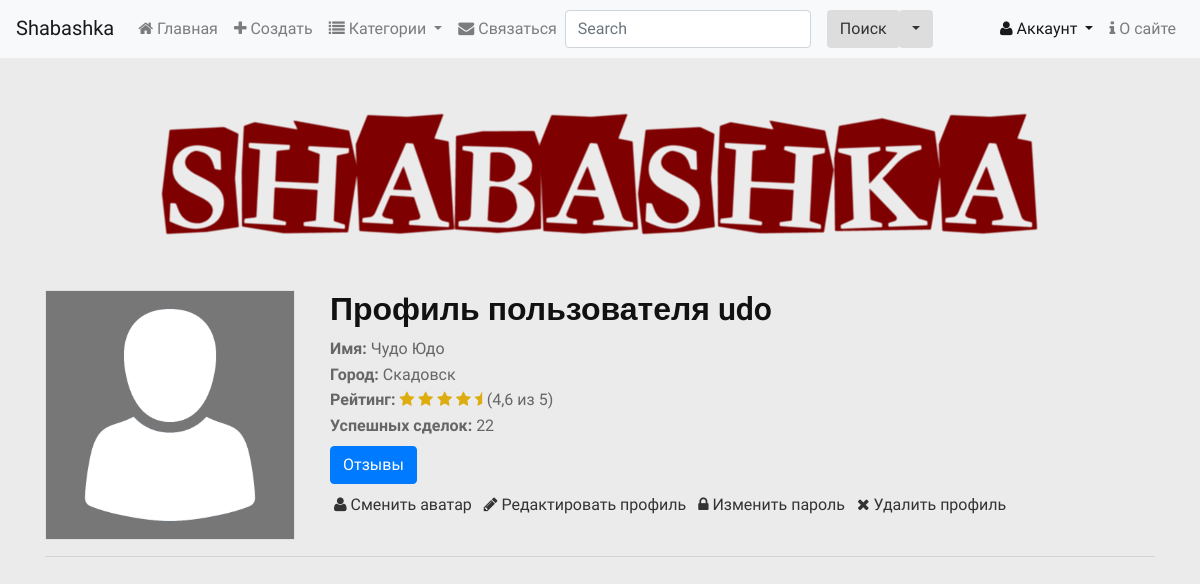
Page /accounts/profile/ (signed in) on the earlier database version.
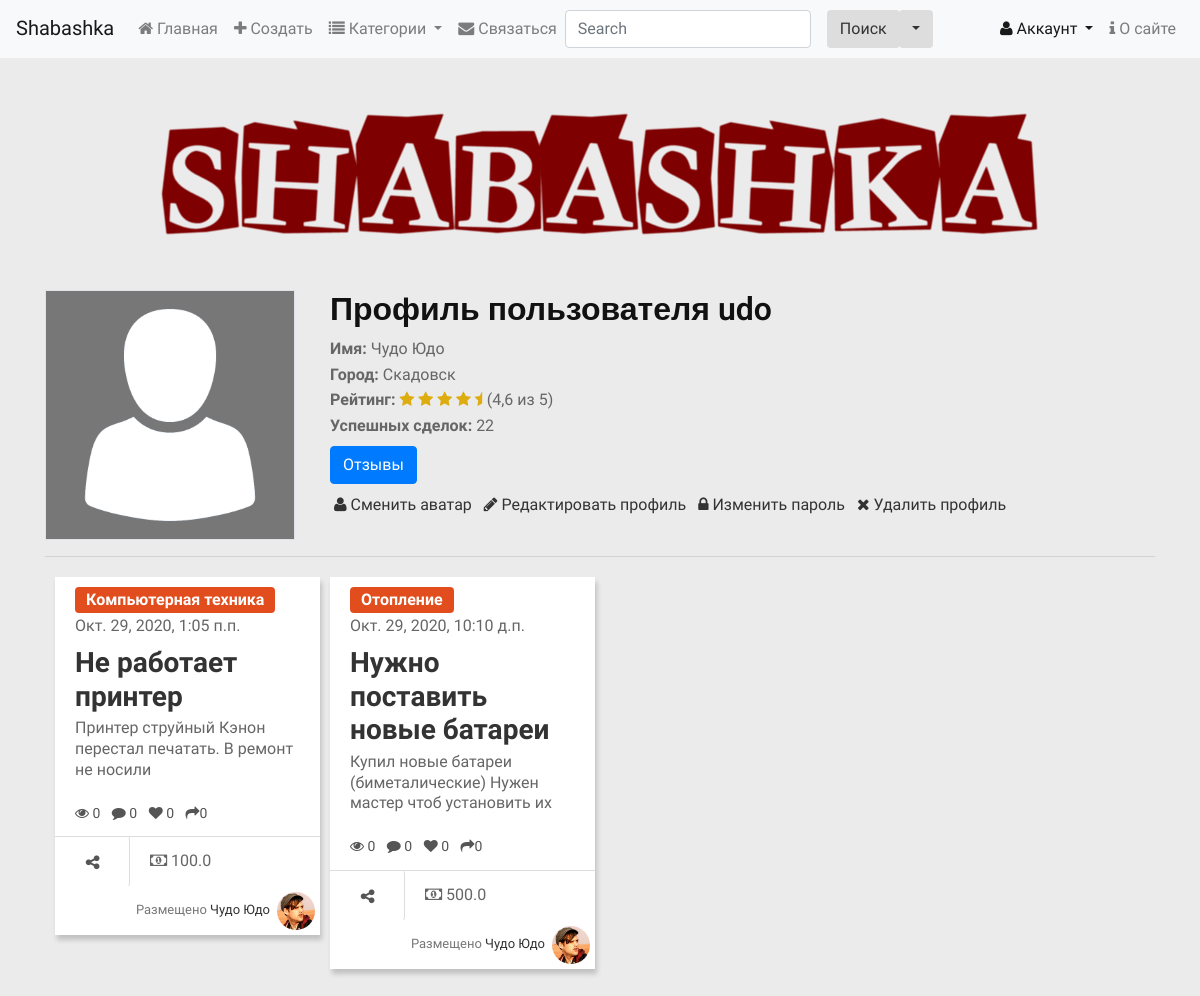
Same page on the later database version.
### main/models.py (models this page shows, shortened)
class Offer(models.Model):
    category = models.ForeignKey(SubCategory, on_delete=models.PROTECT, verbose_name="Категория")
    title = models.CharField(max_length=40, verbose_name="Предложение")
    content = models.TextField(verbose_name="Описание")
    price = models.FloatField(default=0, verbose_name="Цена")
    image = models.ImageField(blank=True, upload_to=get_timestamp_path, verbose_name="Фото")
    author = models.ForeignKey(ShaUser, on_delete=models.CASCADE, verbose_name="Автор")
    is_active = models.BooleanField(default=True, db_index=True, verbose_name="Активное")
    created = models.DateTimeField(auto_now_add=True, db_index=True, verbose_name="Опубликовано", )
    class Meta:
        verbose_name = "Предложение"
        verbose_name_plural = "Предложения"
        ordering = ["-created"]

class Category(models.Model):
    name = models.CharField(max_length=20, unique=True, db_index=True, verbose_name="Название")
    order = models.SmallIntegerField(default=0, db_index=True, verbose_name="Порядок")
    super_category = models.ForeignKey('SuperCategory', on_delete=models.PROTECT, null=True, blank=True,
                                        verbose_name="Надкатегория")

class ShaUser(AbstractUser):
    is_activated = models.BooleanField(default=True, db_index=True, verbose_name="Активирован")
    send_message = models.BooleanField(default=True, db_index=True, verbose_name="Отправлять оповещения?")
    location = models.ForeignKey(LocationSettelment, on_delete=models.SET_NULL, null=True, blank=True, verbose_name="Населенный пункт" )
    class Meta(AbstractUser.Meta):
        pass

### main/views.py (the view)
# urls.py: path('accounts/profile/', views.profile, name="profile"),
@login_required
def profile(request):
    offers = Offer.objects.filter(author=request.user.pk)
    context = {"offers": offers}
    return render(request, "main/profile.html", context)

### main/models.py (called while the page is built)
    def get_queryset(self):
        return super().get_queryset().filter(super_category__isnull=False)

### main/templates/main/profile.html (shortened to what this page needs)
{% extends 'main/layout.html' %}
{% load static %}
{% block body %}
<div class="container">
    <div class="row">
        <div class="col-lg-3">
            <img class="border profile-img" style="background-color: #777;" src="{% static 'main/images/profile-ph.png' %}" alt="">
        </div>
        <div class="col-lg-9">
            <h3>Профиль пользователя {{ user.username }}</h3>
            <div><b> Имя:</b> {{user.first_name}} {{user.last_name}} </div>
            <div><b>Город:</b>  Скадовск</div>
            <div><b>Рейтинг:</b>
                <i class="fa fa-star" style="color: #ddad10;"></i>
                <i class="fa fa-star" style="color: #ddad10;"></i>
                <i class="fa fa-star" style="color: #ddad10;"></i>
                <i class="fa fa-star" style="color: #ddad10;"></i>
                <i class="fa fa-star-half" style="color: #ddad10;"></i>
                (4,6 из 5)
            </div>
            <div><b>Успешных сделок:</b> 22</div>
            <div><a href="#" class="btn btn-primary my-2">Отзывы</a></div>
            {% if user == request.user %}
            <a href="{% url 'main:profile_change' %}" class="mx-1"><i class="fa fa-user"></i> Сменить аватар </a>
            <a href="{% url 'main:profile_change' %}" class="mx-1"><i class="fa fa-pencil"></i> Редактировать профиль </a>
            <a href="{% url 'main:password_change' %}" class="mx-1"><i class="fa fa-lock"></i> Изменить пароль </a>
            <a href="{% url 'main:profile_delete' %}" class="mx-1"><i class="fa fa-close"></i> Удалить профиль </a>
            {% else %}
                <a href="#"><i class="fa fa-user-plus"></i> Подписаться</a>
            {% endif %}
        </div>
    </div>
<hr>
<div id="page-content" class="index-page">
<div id="container">
{% for offer in offers %}
<div class="item">
    <div class="content-item">
        {% url 'main:detail' category_pk=offer.category.pk pk=offer.pk as url %}
        <a href="{% url 'main:by_category' pk=offer.category.pk %}" class="btn btn-small btn-{{offer.category.super_category.order}}">{{offer.category.name}}</a>
        <div class="time"> {{offer.created}}</div>
        <h3 class="title-item"><a href="{{url}}{{all}}">{{offer.title}}</a></h3>
        <p class="info">{{offer.content}}</p>
        <ul class="list-inline">
            <li class="list-inline-item"><a href="#"><i class="fa fa-eye"></i> 0</a></li>
            <li class="list-inline-item"><a href="#"><i class="fa fa-comment"></i> 0</a></li>
            <li class="list-inline-item"><a href="#"><i class="fa fa-heart"></i> 0</a></li>
            <li class="list-inline-item"  class="list-inline-item"  class="list-inline-item"><a href="#"><i class="fa fa-share"></i>0</a></li>
        </ul>
    </div>
    <div class="bottom-item">
        <a href="#" class="btn btn-share share"><i class="fa fa-share-alt"></i> </a>
        <span class="mx-3"><i class="fa fa-money"></i> {{offer.price}}</span>
        <span class="user f-right">Размещено
            <a href="{% url 'main:profile_by_id' pk=offer.author.pk %}">
                {% if offer.author.first_name and offer.author.last_name %}
                {{offer.author.first_name}} {{offer.author.last_name}}
                {% else %}
                {{offer.author}}
                {% endif %}
            </a><img src="{% static 'main/images/ava-1.jpg' %}" class="rounded-circle"></span>
    </div>
</div>
{% endfor %}
</div>
</div>
</div>
{% endblock %}

Differences in the rows shown:
added Offer: category.name "Компьютерная техника", created "Окт. 29, 2020, 1:05 п.п.", title "Не работает принтер", content "Принтер струйный Кэнон перестал печатать. В ремонт не носили", price "100.0", author.first_name "Чудо", author.last_name "Юдо"
added Offer: category.name "Отопление", created "Окт. 29, 2020, 10:10 д.п.", title "Нужно поставить новые батареи", content "Купил новые батареи (биметалические) Нужен мастер чтоб установить их", price "500.0", author.first_name "Чудо", author.last_name "Юдо"
